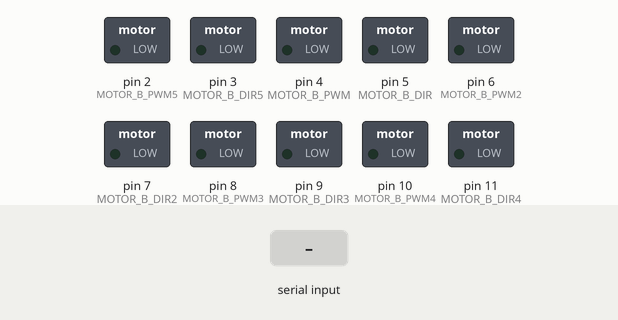
This sketch was run on a simulated Arduino Uno, built with avr-gcc and run on an emulated ATmega328P. Shown: switched loads named in the sketch (green lamp = pin HIGH). Inputs (shaded band) come from the test bench. What the sketch prints to the serial monitor is not drawn.

Above: at 1.2 s.
1.3 s: "1" received over Serial
At 2.7 s:
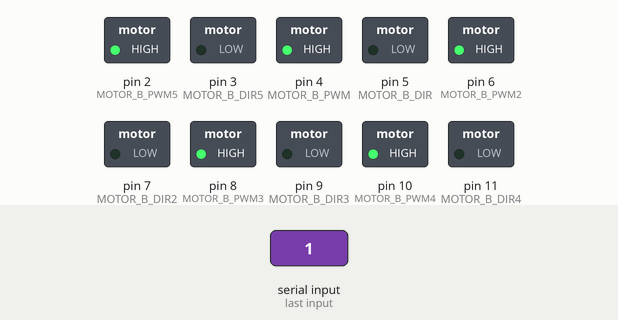
3.8 s: "2" received over Serial
At 5.8 s:
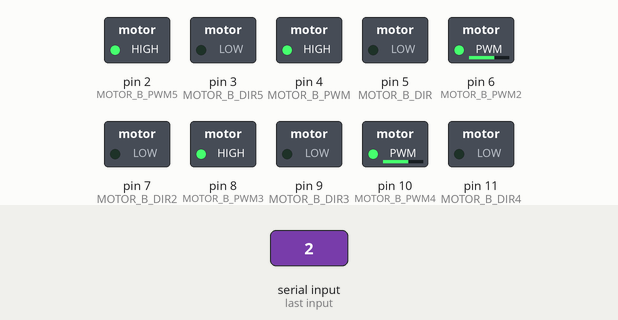
6.3 s: "6" received over Serial
At 7.1 s:
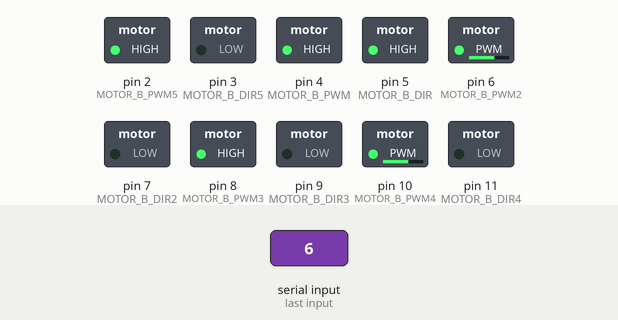
7.8 s: "4" received over Serial
At 10.0 s:
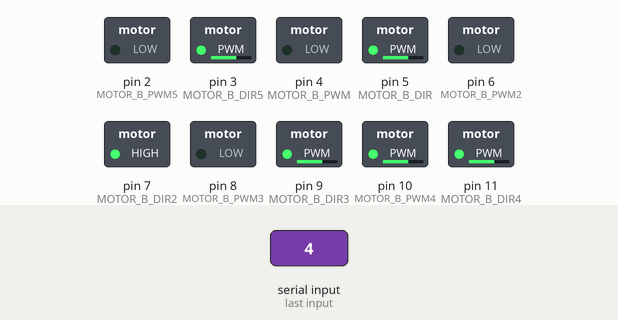
10.3 s: "5" received over Serial
At 12.0 s:
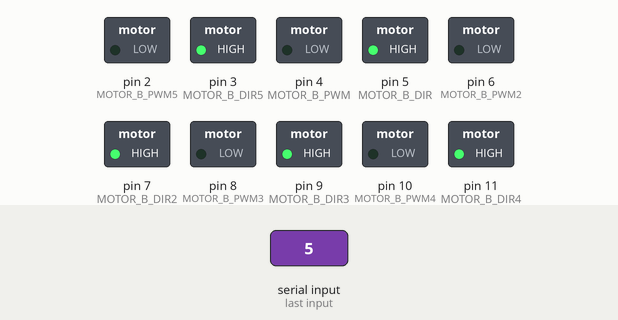
12.8 s: "1" received over Serial
At 15.1 s:
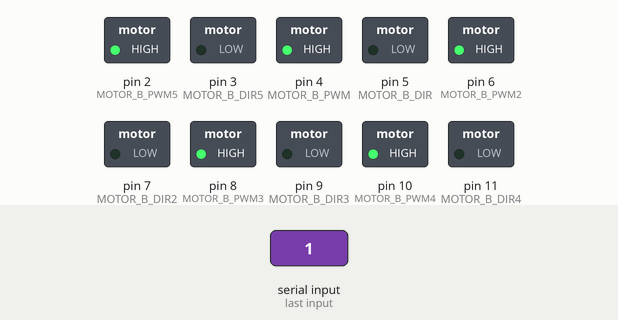
Timing chart, 0 to 16.3 s (numbered marks = the images above; inputs shaded):
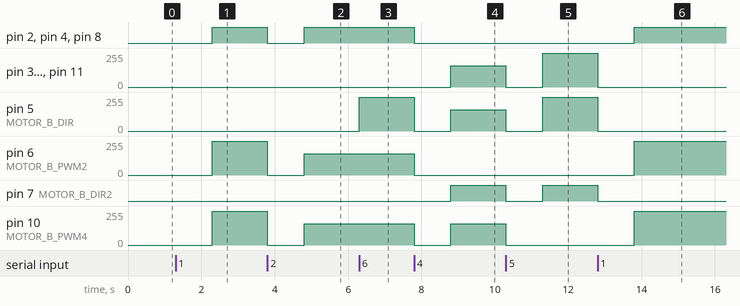

Measured:
- after the input at 1.3 s, pin 2 (MOTOR_B_PWM5), pin 4 (MOTOR_B_PWM), pin 8 (MOTOR_B_PWM3): LOW → HIGH after 1.0 s; pin 6 (MOTOR_B_PWM2), pin 10 (MOTOR_B_PWM4): 0/255 → 255/255 after 1.0 s
- after the input at 3.8 s, pin 2 (MOTOR_B_PWM5), pin 4 (MOTOR_B_PWM), pin 8 (MOTOR_B_PWM3): HIGH → LOW at once, → HIGH 1.0 s later; pin 6 (MOTOR_B_PWM2), pin 10 (MOTOR_B_PWM4): 255/255 → 0/255 at once, → 160/255 1.0 s later
- after the input at 6.3 s, pin 5 (MOTOR_B_DIR): 0/255 → 255/255 at once
- after the input at 7.8 s, pin 2 (MOTOR_B_PWM5): HIGH → LOW at once; pin 3 (MOTOR_B_DIR5): 0/255 → 160/255 after 1.0 s
- after the input at 10.3 s, pin 3 (MOTOR_B_DIR5), pin 5 (MOTOR_B_DIR), pin 9 (MOTOR_B_DIR3), pin 11 (MOTOR_B_DIR4): 160/255 → 0/255 at once, → 255/255 1.0 s later; pin 7 (MOTOR_B_DIR2): HIGH → LOW at once, → HIGH 1.0 s later; pin 10 (MOTOR_B_PWM4): 160/255 → 0/255 at once
- after the input at 12.8 s, pin 2 (MOTOR_B_PWM5), pin 4 (MOTOR_B_PWM), pin 8 (MOTOR_B_PWM3): LOW → HIGH after 1.0 s; pin 3 (MOTOR_B_DIR5), pin 5 (MOTOR_B_DIR), pin 9 (MOTOR_B_DIR3), pin 11 (MOTOR_B_DIR4): 255/255 → 0/255 at once; pin 6 (MOTOR_B_PWM2), pin 10 (MOTOR_B_PWM4): 0/255 → 255/255 after 1.0 s; pin 7 (MOTOR_B_DIR2): HIGH → LOW at once

The sketch:

Prueba_rover.ino
```cpp
//------------------------------------------------------------
// Test motors Rover Ulysses
// Authors: David Martín & Miguel López & Juan Manuel Torres
// Date: 25/05/2016
// Drivers MSE-A100
//------------------------------------------------------------

// wired connections

#define HG7881_B_IA 4
#define HG7881_B_IB 5

// functional connections
#define MOTOR_B_PWM HG7881_B_IA
#define MOTOR_B_DIR HG7881_B_IB

// wired connections2
#define HG7881_B_IA2 6
#define HG7881_B_IB2 7

// functional connections2
#define MOTOR_B_PWM2 HG7881_B_IA2
#define MOTOR_B_DIR2 HG7881_B_IB2

//wired connections3
#define HG7881_B_IA3 8
#define HG7881_B_IB3 9

// functional connections3
#define MOTOR_B_PWM3 HG7881_B_IA3
#define MOTOR_B_DIR3 HG7881_B_IB3

// wired connections4
#define HG7881_B_IA4 10
#define HG7881_B_IB4 11

// functional connections4
#define MOTOR_B_PWM4 HG7881_B_IA4
#define MOTOR_B_DIR4 HG7881_B_IB4

// wired connections5
#define HG7881_B_IA5 2
#define HG7881_B_IB5 3

// functional connections5
#define MOTOR_B_PWM5 HG7881_B_IA5
#define MOTOR_B_DIR5 HG7881_B_IB5

// wired connections6
#define HG7881_B_IA6 44
#define HG7881_B_IB6 45

// functional connections6
#define MOTOR_B_PWM6 HG7881_B_IA6
#define MOTOR_B_DIR6 HG7881_B_IB6

// the actual values for "fast" and "slow" depend on the motor
#define PWM_SLOW 160  // arbitrary slow speed PWM duty cycle
#define PWM_FAST 255 // arbitrary fast speed PWM duty cycle
#define DIR_DELAY 1000 // brief delay for abrupt motor changes

void setup(){

  Serial.begin(115200);

  pinMode( MOTOR_B_DIR, OUTPUT );
  pinMode( MOTOR_B_PWM, OUTPUT );
  digitalWrite( MOTOR_B_DIR, LOW );
  digitalWrite( MOTOR_B_PWM, LOW );

  pinMode( MOTOR_B_DIR2, OUTPUT );
  pinMode( MOTOR_B_PWM2, OUTPUT );
  digitalWrite( MOTOR_B_DIR2, LOW );
  digitalWrite( MOTOR_B_PWM2, LOW );

  pinMode( MOTOR_B_DIR3, OUTPUT );
  pinMode( MOTOR_B_PWM3, OUTPUT );
  digitalWrite( MOTOR_B_DIR3, LOW );
  digitalWrite( MOTOR_B_PWM3, LOW );

  pinMode( MOTOR_B_DIR4, OUTPUT );
  pinMode( MOTOR_B_PWM4, OUTPUT );
  digitalWrite( MOTOR_B_DIR4, LOW );
  digitalWrite( MOTOR_B_PWM4, LOW );

  pinMode( MOTOR_B_DIR5, OUTPUT );
  pinMode( MOTOR_B_PWM5, OUTPUT );
  digitalWrite( MOTOR_B_DIR5, LOW );
  digitalWrite( MOTOR_B_PWM5, LOW );

  pinMode( MOTOR_B_DIR6, OUTPUT );
  pinMode( MOTOR_B_PWM6, OUTPUT );
  digitalWrite( MOTOR_B_DIR6, LOW );
  digitalWrite( MOTOR_B_PWM6, LOW );
}

void loop()
{
  boolean isValidInput;
  // draw a menu on the serial port
  Serial.println( "-----------------------------" );
  Serial.println( "MENU:" );
  Serial.println( "1) Fast forward" );
  Serial.println( "2) Forward" );
  Serial.println( "3) Soft stop (coast)" );
  Serial.println( "4) Reverse" );
  Serial.println( "5) Fast reverse" );
  Serial.println( "6) Hard stop (brake)" );
  Serial.println( "-----------------------------" );
  do
  {
    byte c;
    // get the next character from the serial port
    Serial.print( "?" );
    while( !Serial.available() ); // LOOP...
    c = Serial.read();
    // execute the menu option based on the character recieved
    switch( c )
    {
      case '1': // 1) Fast forward
        Serial.println( "Fast forward..." );
        // always stop motors briefly before abrupt changes

        digitalWrite( MOTOR_B_DIR, LOW );
        digitalWrite( MOTOR_B_PWM, LOW );

        digitalWrite( MOTOR_B_DIR2, LOW );
        digitalWrite( MOTOR_B_PWM2, LOW );

        digitalWrite( MOTOR_B_DIR3, LOW );
        digitalWrite( MOTOR_B_PWM3, LOW );

        digitalWrite( MOTOR_B_DIR4, LOW );
        digitalWrite( MOTOR_B_PWM4, LOW );

        digitalWrite( MOTOR_B_DIR5, LOW );
        digitalWrite( MOTOR_B_PWM5, LOW );

        digitalWrite( MOTOR_B_DIR6, LOW );
        digitalWrite( MOTOR_B_PWM6, LOW );

        delay( DIR_DELAY );

        // set the motor speed and direction
        digitalWrite( MOTOR_B_DIR, LOW ); // direction = forward
        analogWrite( MOTOR_B_PWM, PWM_FAST ); // PWM speed = fast

        digitalWrite( MOTOR_B_DIR2, LOW ); // direction = forward
        analogWrite( MOTOR_B_PWM2,PWM_FAST ); // PWM speed = fast

        digitalWrite( MOTOR_B_DIR3, LOW ); // direction = forward
        analogWrite( MOTOR_B_PWM3, PWM_FAST ); // PWM speed = fast

        digitalWrite( MOTOR_B_DIR4, LOW ); // direction = forward
        analogWrite( MOTOR_B_PWM4, PWM_FAST ); // PWM speed = fast

        digitalWrite( MOTOR_B_DIR5, LOW ); // direction = forward
        analogWrite( MOTOR_B_PWM5, PWM_FAST ); // PWM speed = fast

        digitalWrite( MOTOR_B_DIR6, LOW ); // direction = forward
        analogWrite( MOTOR_B_PWM6, PWM_FAST ); // PWM speed = fast

        isValidInput = true;
        break;

      case '2': // 2) Forward
        Serial.println( "Forward..." );
        // always stop motors briefly before abrupt changes
        digitalWrite( MOTOR_B_DIR, LOW );
        digitalWrite( MOTOR_B_PWM, LOW );

        digitalWrite( MOTOR_B_DIR2, LOW );
        digitalWrite( MOTOR_B_PWM2, LOW );

        digitalWrite( MOTOR_B_DIR3, LOW );
        digitalWrite( MOTOR_B_PWM3, LOW );

        digitalWrite( MOTOR_B_DIR4, LOW );
        digitalWrite( MOTOR_B_PWM4, LOW );

        digitalWrite( MOTOR_B_DIR5, LOW );
        digitalWrite( MOTOR_B_PWM5, LOW );

        digitalWrite( MOTOR_B_DIR6, LOW );
        digitalWrite( MOTOR_B_PWM6, LOW );


        delay( DIR_DELAY );
        // set the motor speed and direction
        digitalWrite( MOTOR_B_DIR, LOW ); // direction = forward
        analogWrite( MOTOR_B_PWM, PWM_SLOW ); // PWM speed = slow

        digitalWrite( MOTOR_B_DIR2, LOW ); // direction = forward
        analogWrite( MOTOR_B_PWM2, PWM_SLOW ); // PWM speed = slow

        digitalWrite( MOTOR_B_DIR3, LOW ); // direction = forward
        analogWrite( MOTOR_B_PWM3, PWM_SLOW ); // PWM speed = slow

        digitalWrite( MOTOR_B_DIR4, LOW ); // direction = forward
        analogWrite( MOTOR_B_PWM4, PWM_SLOW ); // PWM speed = slow

        digitalWrite( MOTOR_B_DIR5, LOW ); // direction = forward
        analogWrite( MOTOR_B_PWM5, PWM_SLOW ); // PWM speed = slow

        digitalWrite( MOTOR_B_DIR6, LOW ); // direction = forward
        analogWrite( MOTOR_B_PWM6, PWM_SLOW ); // PWM speed = slow

        isValidInput = true;
        break;

      case '3': // 3) Soft stop (preferred)
        Serial.println( "Soft stop (coast)..." );
        digitalWrite( MOTOR_B_DIR, LOW );
        digitalWrite( MOTOR_B_PWM, LOW );

        digitalWrite( MOTOR_B_DIR2, LOW );
        digitalWrite( MOTOR_B_PWM2, LOW );

        digitalWrite( MOTOR_B_DIR3, LOW );
        digitalWrite( MOTOR_B_PWM3, LOW );

        digitalWrite( MOTOR_B_DIR4, LOW );
        digitalWrite( MOTOR_B_PWM4, LOW );

        digitalWrite( MOTOR_B_DIR5, LOW );
        digitalWrite( MOTOR_B_PWM5, LOW );

        digitalWrite( MOTOR_B_DIR6, LOW );
        digitalWrite( MOTOR_B_PWM6, LOW );


        isValidInput = true;
        break;

      case '4': // 4) Reverse
        Serial.println( "Fast forward..." );
        // always stop motors briefly before abrupt changes
        digitalWrite( MOTOR_B_DIR, LOW );
        digitalWrite( MOTOR_B_PWM, LOW );

        digitalWrite( MOTOR_B_DIR2, LOW );
        digitalWrite( MOTOR_B_PWM2, LOW );

        digitalWrite( MOTOR_B_DIR3, LOW );
        digitalWrite( MOTOR_B_PWM3, LOW );

        digitalWrite( MOTOR_B_DIR4, LOW );
        digitalWrite( MOTOR_B_PWM4, LOW );

        digitalWrite( MOTOR_B_DIR5, LOW );
        digitalWrite( MOTOR_B_PWM5, LOW );

        digitalWrite( MOTOR_B_DIR6, LOW );
        digitalWrite( MOTOR_B_PWM6, LOW );


        delay( DIR_DELAY );
        // set the motor speed and direction
        digitalWrite( MOTOR_B_PWM, LOW ); // direction = reverse
        analogWrite( MOTOR_B_DIR, PWM_SLOW ); // PWM speed = slow

        digitalWrite( MOTOR_B_PWM2, LOW ); // direction = reverse
        analogWrite( MOTOR_B_DIR2, PWM_SLOW ); // PWM speed = slow

        digitalWrite( MOTOR_B_PWM3, LOW ); // direction = reverse
        analogWrite( MOTOR_B_DIR3, PWM_SLOW ); // PWM speed = slow

        digitalWrite( MOTOR_B_PWM4, LOW ); // direction = reverse
        analogWrite( MOTOR_B_DIR4, PWM_SLOW ); // PWM speed = slow

        digitalWrite( MOTOR_B_PWM5, LOW ); // direction = reverse
        analogWrite( MOTOR_B_DIR5, PWM_SLOW ); // PWM speed = slow

        digitalWrite( MOTOR_B_PWM6, LOW ); // direction = reverse
        analogWrite( MOTOR_B_DIR6, PWM_SLOW ); // PWM speed = slow


        isValidInput = true;
        break;

      case '5': // 5) Fast reverse
        Serial.println( "Fast forward..." );
        // always stop motors briefly before abrupt changes
        digitalWrite( MOTOR_B_DIR, LOW );
        digitalWrite( MOTOR_B_PWM, LOW );

        digitalWrite( MOTOR_B_DIR2, LOW );
        digitalWrite( MOTOR_B_PWM2, LOW );

        digitalWrite( MOTOR_B_DIR3, LOW );
        digitalWrite( MOTOR_B_PWM3, LOW );

        digitalWrite( MOTOR_B_DIR4, LOW );
        digitalWrite( MOTOR_B_PWM4, LOW );

        digitalWrite( MOTOR_B_DIR5, LOW );
        digitalWrite( MOTOR_B_PWM5, LOW );

        digitalWrite( MOTOR_B_DIR6, LOW );
        digitalWrite( MOTOR_B_PWM6, LOW );


        delay( DIR_DELAY );
        // set the motor speed and direction
        digitalWrite( MOTOR_B_PWM, LOW ); // direction = reverse
        analogWrite( MOTOR_B_DIR, PWM_FAST ); // PWM speed = fast

        digitalWrite( MOTOR_B_PWM2, LOW ); // direction = reverse
        analogWrite( MOTOR_B_DIR2, PWM_FAST ); // PWM speed = fast

        digitalWrite( MOTOR_B_PWM3, LOW ); // direction = reverse
        analogWrite( MOTOR_B_DIR3, PWM_FAST ); // PWM speed = fast

        digitalWrite( MOTOR_B_PWM4, LOW ); // direction = reverse
        analogWrite( MOTOR_B_DIR4, PWM_FAST ); // PWM speed = fast

        digitalWrite( MOTOR_B_PWM5, LOW ); // direction = reverse
        analogWrite( MOTOR_B_DIR5, PWM_FAST ); // PWM speed = fast

        digitalWrite( MOTOR_B_PWM6, LOW ); // direction = reverse
        analogWrite( MOTOR_B_DIR6, PWM_FAST ); // PWM speed = fast

        isValidInput = true;
        break;

      case '6': // 6) Hard stop (use with caution)
        Serial.println( "Hard stop (brake)..." );
        digitalWrite( MOTOR_B_DIR, HIGH );
        digitalWrite( MOTOR_B_PWM, HIGH );
        isValidInput = true;
        break;

      default:
        // wrong character! display the menu again!
        isValidInput = false;
        break;
    }
  } while( isValidInput == true );

  // repeat the main loop and redraw the menu...
}
/*EOF*/
```
